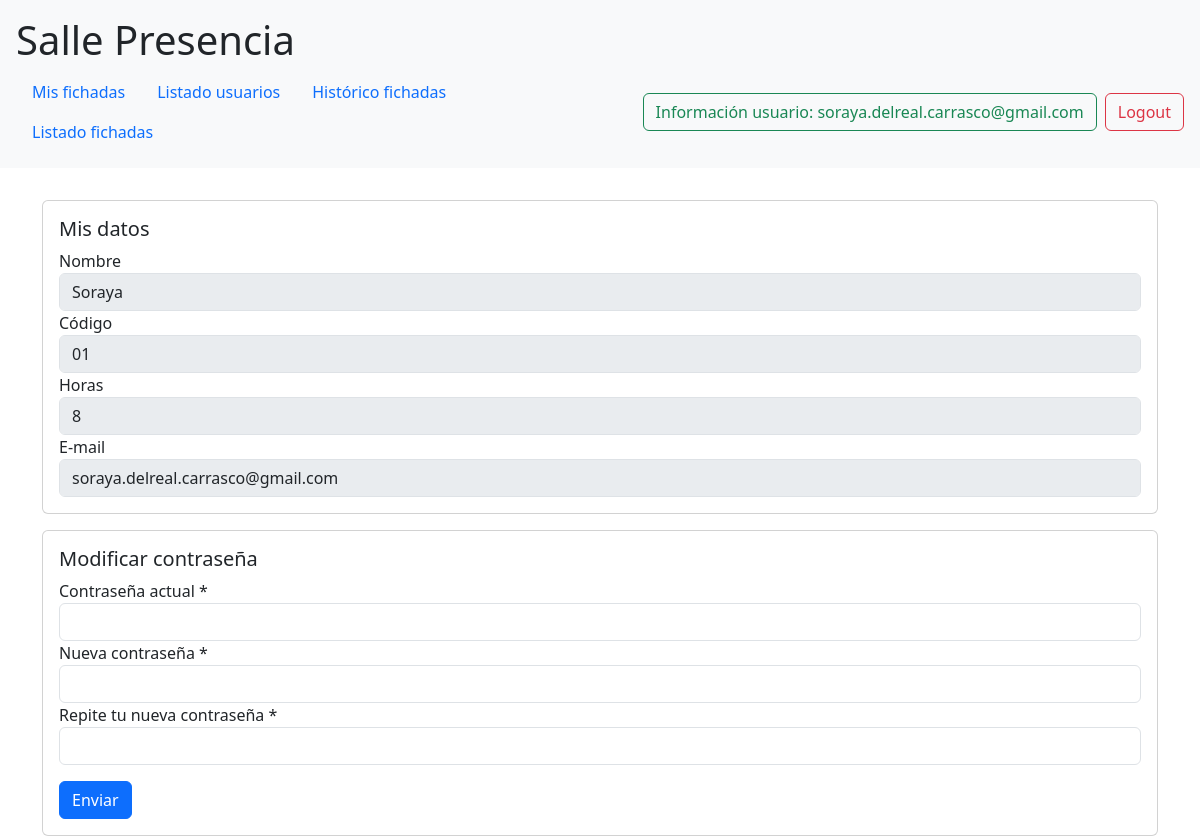
The app's page /perfil.php (signed in) with its own data.
### tables this page shows
CREATE TABLE `usuarios` (
  `id_usuario` int(11) NOT NULL AUTO_INCREMENT,
  `nombre` varchar(100) NOT NULL,
  `email` varchar(45) NOT NULL,
  `password` varchar(145) NOT NULL,
  `codigo` varchar(50) NOT NULL,
  `horas` int(11) NOT NULL,
  `rol` varchar(5) NOT NULL,
  PRIMARY KEY (`id_usuario`),
  UNIQUE KEY `email_unique` (`email`)
);

### clsUsuario.php (called while the page is built, shortened)
<?php
require_once 'conexion.php';
class Usuario extends Conexion
{
  private $id;
  private $nombre;
  private $email;
  private $codigo;
  private $horas;
  public function getId()
  {
    return $this->id;
  }
  public function getNombre()
  {
    return $this->nombre;
  }
  public function getEmail()
  {
    return $this->email;
  }
  public function getCodigo()
  {
    return $this->codigo;
  }
  public function getHoras()
  {
    return $this->horas;
  }
  public function setId($id)
  {
    $this->id = $id;
  }
  public function setNombre($nombre)
  {
    $this->nombre = $nombre;
  }
  public function setCodigo($codigo)
  {
    $this->codigo = $codigo;
  }
  public function setHoras($horas)
  {
    $this->horas = $horas;
  }
  public function setEmail($email)
  {
    $this->email = $email;
  }
  public function cargar($id_usuario)
  {
    $sql = "SELECT id_usuario, nombre, codigo, horas, email, password, rol FROM usuarios WHERE id_usuario = :id";
    $bd_conexion = $this->conecta()->prepare($sql);
    $bd_conexion->bindParam(':id', $id_usuario);
    $bd_conexion->execute();
    $respuesta = $bd_conexion->fetch(PDO::FETCH_ASSOC);
    return $respuesta;
  }
}

### conexion.php (called while the page is built, shortened)
<?php
    class Conexion {
        public function conecta(
            $host = self::HOST,
            $base_de_datos = self::BASE_DE_DATOS,
            $usuario = self::USUARIO,
            $contrasena = self::CONTRASENA,
        ) {
            try {
                $link = new PDO(
                    "mysql:host=".$host.";dbname=".$base_de_datos,
                    $usuario,
                    $contrasena,
                );
                return $link;
            } catch (PDOException $e) {
                die("Error connecting to the database: ". $e->getMessage());
            }
        }
    }
?>

### perfil.php (the view, shortened to what this page needs)
<!DOCTYPE html>
<html lang="es">
<head>
  <?php require_once "headContenido.php"; ?>
</head>
<body>
  <?php
  require_once "cabecera.php";
  ?>
  <div class="container">
    <div class="row">
      <div class="col-12">
        <?php
        require_once "clsUsuario.php";
        ?>
        <?php
        $usuario = new Usuario();
        $usuario->cargar($_SESSION["usuario"]["id"]);
        ?>
        <div class="card mt-3">
          <div class="card-body">
            <h5 class="card-title">Mis datos</h5>
            <div class="form-group">
              <label for="nombre">Nombre</label>
              <input
                type="text"
                class="form-control"
                id="nombre"
                name="nombre"
                disabled
                <?php if (isset($usuario)): ?>value="<?php echo $usuario->getNombre() ?>" <?php endif; ?>>
            </div>
            <div class="form-group">
              <label for="codigo">Código</label>
              <input
                type="number"
                class="form-control"
                id="codigo"
                name="codigo"
                disabled
                <?php if (isset($usuario)): ?>value="<?php echo $usuario->getCodigo() ?>" <?php endif; ?>>
            </div>
            <div class="form-group">
              <label for="horas">Horas</label>
              <input
                type="number"
                class="form-control"
                id="horas"
                name="horas"
                disabled
                <?php if (isset($usuario)): ?>value="<?php echo $usuario->getHoras() ?>" <?php endif; ?>>
            </div>
            <div class="form-group">
              <label for="email">E-mail</label>
              <input
                type="email"
                class="form-control"
                id="email"
                name="email"
                disabled
                <?php if (isset($usuario)): ?>value="<?php echo $usuario->getEmail() ?>" <?php endif; ?>>
            </div>
          </div>
        </div>
        <div class="card mt-3">
          <div class="card-body">
            <h5 class="card-title">Modificar contraseña</h5>
            <form
              method="POST"
              action="perfil.php?accion=editar_contrasena&id=<?php echo $usuario->getId() ?>">
              <div class="form-group">
                <label for="contrasena_actual">Contraseña actual *</label>
                <input
                  type="password"
                  class="form-control"
                  id="contrasena_actual"
                  name="contrasena_actual"
                  required
                >
              </div>
              <div class="form-group">
                <label for="contrasena_nueva">Nueva contraseña *</label>
                <input
                  type="password"
                  class="form-control"
                  id="contrasena_nueva"
                  name="contrasena_nueva"
                  required
                >
              </div>
              <div class="form-group">
                <label for="contrasena_nueva_rep">Repite tu nueva contraseña *</label>
                <input
                  type="password"
                  class="form-control"
                  id="contrasena_nueva_rep"
                  name="contrasena_nueva_rep"
                  required
                >
              </div>
              <button type="submit" class="btn btn-primary mt-3">
                Enviar
              </button>
            </form>
          </div>
        </div>
      </div>
    </div>
  </div>
</body>
</html>

### records on screen
usuarios: nombre "Soraya", codigo "01", horas "8", email "soraya.delreal.carrasco@gmail.com"

### other values on screen
$_SESSION["usuario"]["email"] "soraya.delreal.carrasco@gmail.com"
